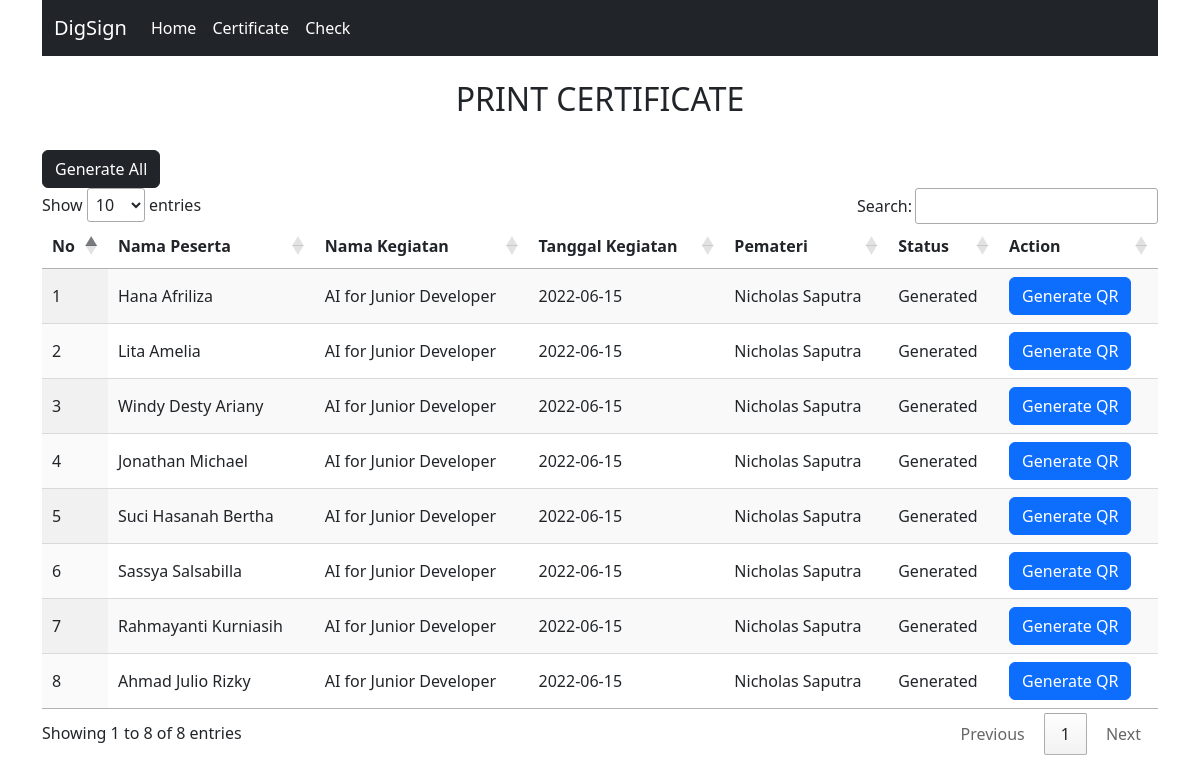
Page /view.php?id=1 on the committed database.
### tables this page shows
CREATE TABLE `peserta` (
  `id_peserta` int(11) UNSIGNED NOT NULL,
  `id_kegiatan` int(11) UNSIGNED NOT NULL,
  `nama_peserta` varchar(255) NOT NULL,
  `status` varchar(10) NOT NULL DEFAULT '1'
);

CREATE TABLE `kegiatan` (
  `id_kegiatan` int(11) UNSIGNED NOT NULL,
  `nama_kegiatan` varchar(255) NOT NULL,
  `tema_kegiatan` varchar(255) NOT NULL,
  `tanggal_kegiatan` date DEFAULT NULL,
  `pemateri` varchar(255) NOT NULL,
  `status` varchar(10) NOT NULL DEFAULT '1'
);

### view.php (the view, shortened to what this page needs)
<?php session_start();
include('koneksi.php');
$id = $_GET['id']
?>
<!DOCTYPE html>
<html>
<head>
    <link href="https://cdn.jsdelivr.net/npm/bootstrap@5.2.0-beta1/dist/css/bootstrap.min.css" rel="stylesheet">
    <link type="text/css" href='https://cdn.datatables.net/1.10.16/css/jquery.dataTables.min.css' rel='stylesheet'>
    <link type="text/css" href='https://cdn.datatables.net/responsive/2.2.1/css/responsive.dataTables.min.css' rel='stylesheet'>
    <link type="text/css" href='https://cdn.datatables.net/buttons/1.5.1/css/buttons.dataTables.min.css' rel='stylesheet'>
</head>
<body>
    <div class="container">
        <nav class="navbar navbar-expand-lg navbar-dark bg-dark">
            <div class="container-fluid">
                <a class="navbar-brand" href="#">DigSign</a>
                <div class="collapse navbar-collapse" id="navbarNav">
                    <ul class="navbar-nav">
                        <li class="nav-item">
                            <a class="nav-link active" aria-current="page" href="index.php">Home</a>
                        </li>
                        <li class="nav-item">
                            <a class="nav-link active" href="certificate.php">Certificate</a>
                        </li>
                        <li class="nav-item">
                            <a class="nav-link active" href="check.php">Check</a>
                        </li>
                    </ul>
                </div>
            </div>
        </nav>
        <br />
        <h2 align="center">PRINT CERTIFICATE</h2>
        <br />
        <form method="post">
            <div class="form-group">
                <a class="btn btn-dark" href="generate_all.php?id=<?php echo $id ?>" name="submit" value="">Generate All</a>
                <br />
                <table id="tabel-data" class="display responsive nowrap" style="width:100%">
                    <thead>
                        <tr>
                            <th>No</th>
                            <th>Nama Peserta</th>
                            <th>Nama Kegiatan</th>
                            <th>Tanggal Kegiatan</th>
                            <th>Pemateri</th>
                            <th>Status</th>
                            <th>Action</th>
                        </tr>
                    </thead>
                    <tbody>
                        <?php $query = mysqli_query($conn, "SELECT * FROM kegiatan JOIN peserta ON kegiatan.id_kegiatan = peserta.id_kegiatan WHERE kegiatan.id_kegiatan = $id");
                        $cnt = 1;
                        while ($row = mysqli_fetch_array($query)) {
                        ?>
                            <tr>
                                <td><?php echo htmlentities($cnt++); ?></td>
                                <td><?php echo htmlentities($row['nama_peserta']); ?></td>
                                <td><?php echo htmlentities($row['nama_kegiatan']); ?></td>
                                <td><?php echo htmlentities($row['tanggal_kegiatan']); ?></td>
                                <td><?php echo htmlentities($row['pemateri']); ?></td>
                                <td><?php if ($row['status'] == '2') {
                                        echo "Generated";
                                    } else {
                                        echo "Ungenerated";
                                    } ?></td>
                                <td>
                                    <a href="generate.php?id=<?php echo htmlentities($row['id_peserta']); ?>"><button type="button" class="btn btn-primary">Generate QR</button></a>
                                </td>
                            </tr>
                        <?php  } ?>
                    </tbody>
                </table>
            </div>
        </form>
    </div>
</body>
</html>

### rows in the picture
peserta: nama_peserta "Hana Afriliza", id_kegiatan.nama_kegiatan "AI for Junior Developer", id_kegiatan.tanggal_kegiatan "2022-06-15", id_kegiatan.pemateri "Nicholas Saputra", status "Generated"
peserta: nama_peserta "Lita Amelia", id_kegiatan.nama_kegiatan "AI for Junior Developer", id_kegiatan.tanggal_kegiatan "2022-06-15", id_kegiatan.pemateri "Nicholas Saputra", status "Generated"
peserta: nama_peserta "Windy Desty Ariany", id_kegiatan.nama_kegiatan "AI for Junior Developer", id_kegiatan.tanggal_kegiatan "2022-06-15", id_kegiatan.pemateri "Nicholas Saputra", status "Generated"
peserta: nama_peserta "Jonathan Michael", id_kegiatan.nama_kegiatan "AI for Junior Developer", id_kegiatan.tanggal_kegiatan "2022-06-15", id_kegiatan.pemateri "Nicholas Saputra", status "Generated"
peserta: nama_peserta "Suci Hasanah Bertha", id_kegiatan.nama_kegiatan "AI for Junior Developer", id_kegiatan.tanggal_kegiatan "2022-06-15", id_kegiatan.pemateri "Nicholas Saputra", status "Generated"
peserta: nama_peserta "Sassya Salsabilla", id_kegiatan.nama_kegiatan "AI for Junior Developer", id_kegiatan.tanggal_kegiatan "2022-06-15", id_kegiatan.pemateri "Nicholas Saputra", status "Generated"
peserta: nama_peserta "Rahmayanti Kurniasih", id_kegiatan.nama_kegiatan "AI for Junior Developer", id_kegiatan.tanggal_kegiatan "2022-06-15", id_kegiatan.pemateri "Nicholas Saputra", status "Generated"
peserta: nama_peserta "Ahmad Julio Rizky", id_kegiatan.nama_kegiatan "AI for Junior Developer", id_kegiatan.tanggal_kegiatan "2022-06-15", id_kegiatan.pemateri "Nicholas Saputra", status "Generated"
